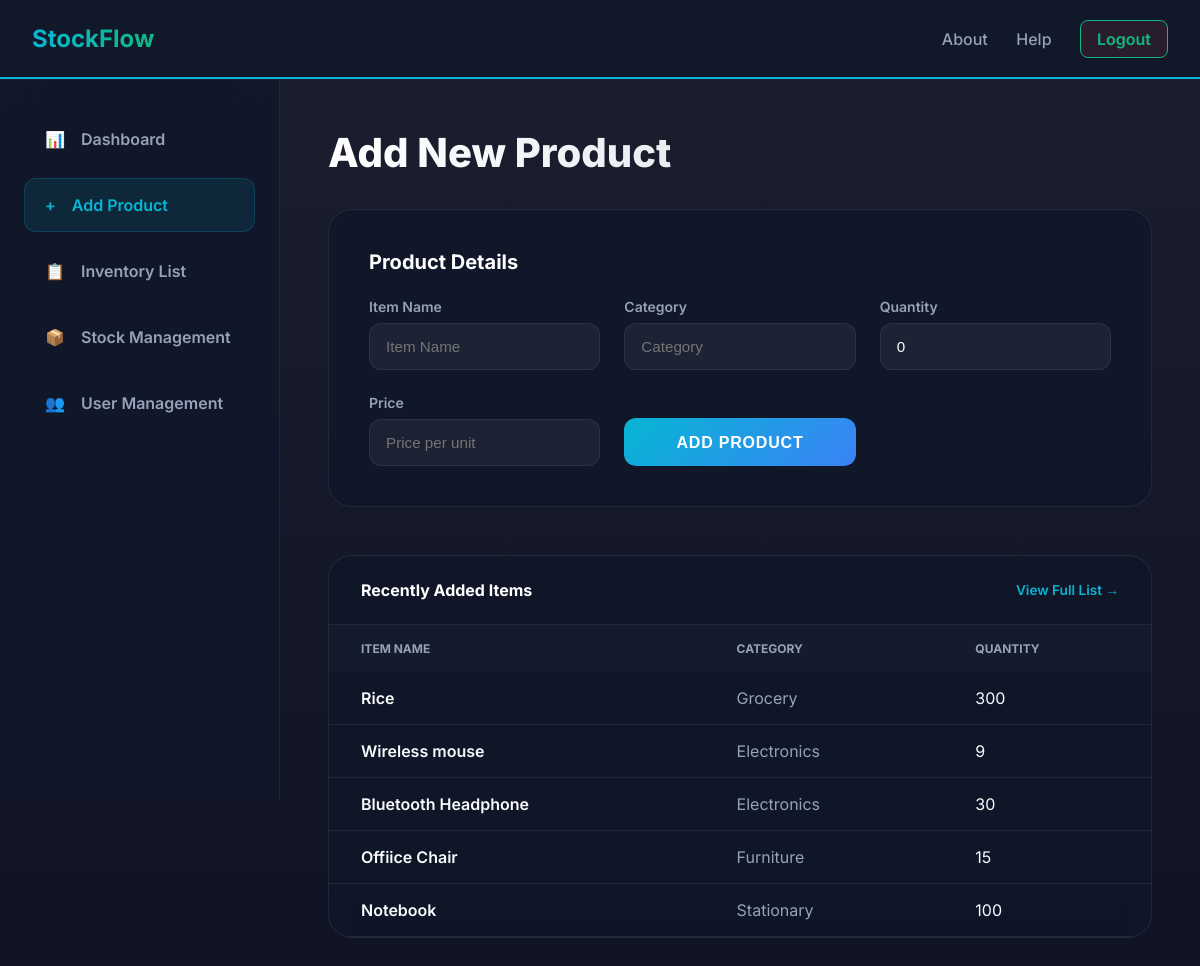
The page /stock/add/ (signed in) on the database its author committed.
### my_app/models.py (models this page shows)
class Stock(models.Model):
    name = models.CharField(max_length=100)
    category = models.CharField(max_length=100)
    quantity = models.IntegerField(default=0)
    price = models.DecimalField(max_digits=10, decimal_places=2)
    last_updated = models.DateTimeField(auto_now=True)

### my_app/views.py (the view)
# urls.py: path('stock/add/', views.add_stock, name='add_stock'),
@login_required
def add_stock(request):
    stocks = Stock.objects.all()
    if request.method == 'POST':
        form = StockForm(request.POST)
        if form.is_valid():
            stock = form.save()
            messages.success(request, "Stock added successfully!")
            if stock.quantity < 10:
                messages.warning(
                    request,
                    f"Note: {stock.name} was added with low stock ({stock.quantity} units)."
                )
            return redirect('add_stock')
    else:
        form = StockForm()
    return render(request, 'my_app/add_stock.html', {'form': form, 'stocks': stocks})

### my_app/forms.py
class StockForm(forms.ModelForm):
    class Meta:
        model = Stock
        fields = ['name', 'category', 'quantity', 'price']
        widgets = {
            'name': forms.TextInput(attrs={'class': 'form-control', 'placeholder': 'Item Name'}),
            'category': forms.TextInput(attrs={'class': 'form-control', 'placeholder': 'Category'}),
            'quantity': forms.NumberInput(attrs={'class': 'form-control', 'placeholder': 'Quantity'}),
            'price': forms.NumberInput(attrs={'class': 'form-control', 'placeholder': 'Price per unit'}),
        }

### my_app/templates/my_app/add_stock.html (shortened to what this page needs)
{% extends 'my_app/base.html' %}
{% block content %}
<nav style="background: rgba(15, 23, 42, 0.8); border-bottom: 2px solid var(--primary);">
<a href="{% url 'dashboard' %}" class="logo">StockFlow</a>
<div class="nav-buttons">
<a href="{% url 'about' %}" style="text-decoration: none; color: var(--text-secondary); margin-right: 1.5rem; font-weight: 500;">About</a>
<a href="{% url 'help' %}" style="text-decoration: none; color: var(--text-secondary); margin-right: 1.5rem; font-weight: 500;">Help</a>
<a href="{% url 'logout' %}" style="text-decoration: none; background: rgba(239, 68, 68, 0.1); border: 1px solid var(--accent); padding: 0.5rem 1rem; border-radius: 0.5rem; font-weight: 600; color: var(--accent);">Logout</a>
</div>
</nav>
<div class="dashboard-wrapper">
<aside class="sidebar">
<a href="{% url 'dashboard' %}" class="sidebar-btn">
<span>📊</span> Dashboard
</a>
<a href="{% url 'add_stock' %}" class="sidebar-btn active">
<span>+</span> Add Product
</a>
<a href="{% url 'inventory_list' %}" class="sidebar-btn">
<span>📋</span> Inventory List
</a>
<a href="{% url 'stock_management' %}" class="sidebar-btn">
<span>📦</span> Stock Management
</a>
<a href="{% url 'user_management' %}" class="sidebar-btn">
<span>👥</span> User Management
</a>
</aside>
<main class="main-content">
<div class="dashboard-container">
<h1 style="font-size: 2.5rem; font-weight: 800; background: linear-gradient(to right, #fff, #cbd5e1); -webkit-background-clip: text; -webkit-text-fill-color: transparent; margin-bottom: 2rem;">
Add New Product
</h1>
<div style="background: var(--surface); padding: 2.5rem; border-radius: 1.5rem; border: 1px solid var(--border-color); backdrop-filter: blur(12px); margin-bottom: 3rem;">
<h2 style="color: white; margin-bottom: 1.5rem; font-size: 1.25rem;">Product Details</h2>
<form method="post" style="display: grid; grid-template-columns: repeat(auto-fit, minmax(200px, 1fr)); gap: 1.5rem; align-items: flex-end;">
<div class="form-group" style="margin-bottom: 0;">
<label>Item Name</label>
{{ form.name }}
</div>
<div class="form-group" style="margin-bottom: 0;">
<label>Category</label>
{{ form.category }}
</div>
<div class="form-group" style="margin-bottom: 0;">
<label>Quantity</label>
{{ form.quantity }}
</div>
<div class="form-group" style="margin-bottom: 0;">
<label>Price</label>
{{ form.price }}
</div>
<button type="submit" class="btn" style="height: 3rem; margin-top: 0;">Add Product</button>
</form>
</div>
{% if stocks %}
<div style="background: var(--surface); border-radius: 1.5rem; border: 1px solid var(--border-color); backdrop-filter: blur(12px); overflow: hidden;">
<div style="padding: 1.5rem 2rem; border-bottom: 1px solid var(--border-color); display: flex; justify-content: space-between; align-items: center;">
<h3 style="color: white; font-size: 1rem;">Recently Added Items</h3>
<a href="{% url 'inventory_list' %}" style="color: var(--primary); text-decoration: none; font-size: 0.85rem; font-weight: 600;">View Full List →</a>
</div>
<table style="width: 100%; border-collapse: collapse; text-align: left;">
<thead>
<tr style="background: rgba(255,255,255,0.02);">
<th style="padding: 1rem 2rem; color: var(--text-secondary); font-size: 0.75rem; text-transform: uppercase;">Item Name</th>
<th style="padding: 1rem 2rem; color: var(--text-secondary); font-size: 0.75rem; text-transform: uppercase;">Category</th>
<th style="padding: 1rem 2rem; color: var(--text-secondary); font-size: 0.75rem; text-transform: uppercase;">Quantity</th>
</tr>
</thead>
<tbody>
{% for stock in stocks|slice:":5" %}
<tr style="border-bottom: 1px solid var(--border-color);">
<td style="padding: 1rem 2rem; font-weight: 600;">{{ stock.name }}</td>
<td style="padding: 1rem 2rem; color: var(--text-secondary);">{{ stock.category }}</td>
<td style="padding: 1rem 2rem;">{{ stock.quantity }}</td>
</tr>
{% endfor %}
</tbody>
</table>
</div>
{% endif %}
</div>
</main>
</div>
{% endblock %}

### my_app/static/my_app/css/style.css (style rules this page uses)
:root { --primary: #06b6d4; --secondary: #3b82f6; --accent: #10b981; --warning: #f59e0b; --background: #020617; --surface: rgba(15, 23, 42, 0.8); --text-primary: #f8fafc; --text-secondary: #94a3b8; --border-color: rgba(255, 255, 255, 0.08); --hover-light: rgba(255, 255, 255, 0.04); }
* { margin: 0; padding: 0; box-sizing: border-box; }
body { font-family: 'Inter', sans-serif; background: linear-gradient(rgba(2, 6, 23, 0.9), rgba(2, 6, 23, 0.95)), url('https://images.unsplash.com/photo-1586528116311-ad8dd3c8310d?auto=format&fit=crop&q=80&w=2000') !important; background-size: cover !important; background-position: center !important; background-attachment: fixed !important; color: var(--text-primary); min-height: 100vh; display: flex; flex-direction: column; }
nav { display: flex; justify-content: space-between; align-items: center; padding: 1.5rem 2rem; backdrop-filter: blur(10px); background: rgba(15, 23, 42, 0.5); position: fixed; width: 100%; top: 0; z-index: 1000; border-bottom: 1px solid var(--border-color); }
.logo { font-size: 1.5rem; font-weight: 700; background: linear-gradient(to right, var(--primary), var(--accent)); -webkit-background-clip: text; background-clip: text; -webkit-text-fill-color: transparent; text-decoration: none; }
.form-group { margin-bottom: 1.5rem; }
.form-group label { display: block; font-size: 0.875rem; font-weight: 600; margin-bottom: 0.5rem; color: var(--text-secondary); }
.form-group input { width: 100%; padding: 0.875rem 1rem; background: rgba(255, 255, 255, 0.05); border: 1px solid var(--border-color); border-radius: 0.75rem; color: white; font-size: 0.95rem; transition: all 0.3s ease; }
.btn { width: 100%; padding: 1rem; background: linear-gradient(135deg, var(--primary), var(--secondary)); color: white; border: none; border-radius: 0.75rem; font-weight: 700; font-size: 1rem; cursor: pointer; transition: all 0.3s ease; text-transform: uppercase; letter-spacing: 0.05em; }
.dashboard-wrapper { display: flex; min-height: 100vh; padding-top: 5rem; }
.sidebar { width: 280px; background: var(--surface); backdrop-filter: blur(20px); border-right: 1px solid var(--border-color); padding: 2rem 1.5rem; position: fixed; height: calc(100vh - 5rem); display: flex; flex-direction: column; gap: 0.75rem; }
.sidebar-btn { display: flex; align-items: center; gap: 1rem; padding: 1rem 1.25rem; border-radius: 0.75rem; text-decoration: none; color: var(--text-secondary); font-weight: 600; transition: all 0.3s ease; border: 1px solid transparent; }
.sidebar-btn.active { background: rgba(6, 182, 212, 0.1); color: var(--primary); border-color: rgba(6, 182, 212, 0.2); }
.main-content { flex: 1; margin-left: 280px; padding: 3rem; }
.dashboard-container { max-width: 1200px; margin: 0 auto; width: 100%; }

### my_app/templates/my_app/add_stock.html (style rules this page uses)
input { width: 100%; padding: 0.875rem 1rem; background: rgba(255, 255, 255, 0.05); border: 1px solid var(--border-color); border-radius: 0.75rem; color: white; font-size: 0.95rem; transition: all 0.3s ease; }

### rows shown on the page
Stock: name "Rice", category "Grocery", quantity "300"
Stock: name "Wireless mouse", category "Electronics", quantity "9"
Stock: name "Bluetooth Headphone", category "Electronics", quantity "30"
Stock: name "Offiice Chair", category "Furniture", quantity "15"
Stock: name "Notebook", category "Stationary", quantity "100"
